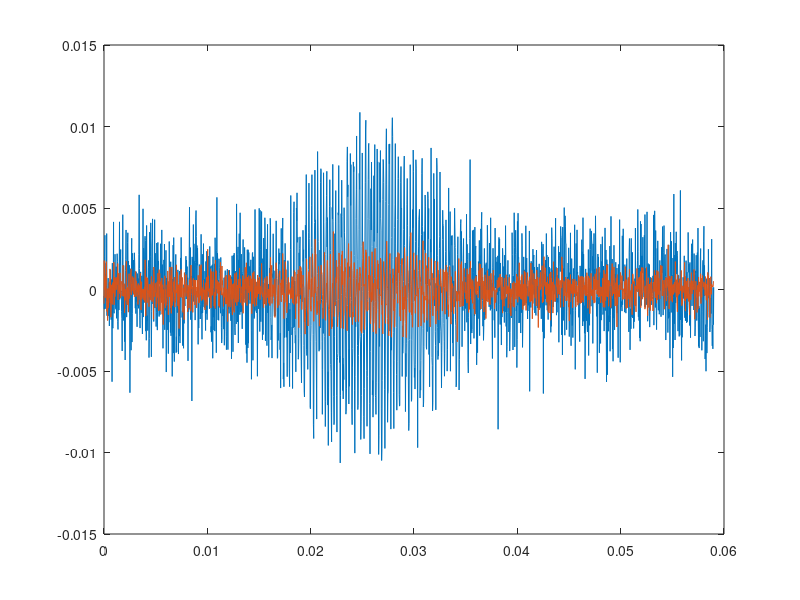

MATLAB code to generate this figure: (Note: this script raises an error after producing the figure.)
clear
close all
% define array element locations [3 x Nsensors]
AEL = [-0.3048, 0.3048,  0;...
        0.3048, 0.3084,  0;...
        0.3048, -0.3084, 0;...
       -0.3048, -0.3084, 0]';
% find max distance between pair of sensors
MaxDistance = sqrt(sum((AEL(:,1) - AEL(:,3)).^2));
Nsensors = size(AEL,2);     % number of sensors

c = 1500;       % sound speed seawater [m/s]
rho = 1026;     % seawater density [kg/m^3]
% Cartesian coordinate system:
% +x: forward, phiS = 0
% +y: starboard
% +z: down, thetaS = +90

profile on
% %%%%%%%%%%%%%%%%%%%%%%%%%%%%%%%%%%%%%%%%%%%%%%%%%%%%%%%%%%%%%%%%%%%%%%%%%%%
% % Signal process parameters (some from B. Hayford vssim code)
SL = 180;           % source level, dB referenced to 1 microPascal
r = 100;			% range to source, meters
% SampleSize = 100;
% bw = 1000;		% broadband bandwidth [Hz]
% T = 1;         % time period to generate [sec]
% upsample = 5;	% upsample factor for broadband
% f0 = 5000;		% center frequency of broadband [Hz]
% fs = 2*upsample*(bw+f0);      % sampling rate [Hz]
% 
% p0 = randn((bw+f0)*T,SampleSize)*(10^(SL/20)*1e-6)/r^2;   % pressure wave, RMS value 1, scaled by source level, scaled  by range
% p1 = resample(p0,2*upsample,1);	% upsample the broadband to 2x sample rate
% signal = bsxfun(@times,p1,cos(2*pi*f0*((0:length(p1)-1)'/fs)));	% shift to center frequency
% %%%%%%%%%%%%%%%%%%%%%%%%%%%%%%%%%%%%%%%%%%%%%%%%%%%%%%%%%%%%%%%%%%%%%%%%%%%

%% Create single tone signal
f0 = floor(2*c/MaxDistance);    % frequency of signal based on largest spacing
fs = f0*10;                     % sampling frequency [Hz]
Nperiods = 100;
Ns = ceil(Nperiods*(fs/f0)); % number of samples required to generate Nperiods
A = sqrt(2)*(10^(SL/20)*1e-6)/r^2;  % Amplitude with range attenuation and source level

sig = A*cos((2*pi*f0/fs)*(0:Ns)).*tukeywin(Ns+1,1)';    % generate single tone
sig = [zeros(1,round(MaxDistance*20/c*fs)) sig zeros(1,round(MaxDistance*20/c*fs))];
% pad signal with zeros to allow for time delays
Nfft = 2^nextpow2(length(sig)); % fft size
Sig = fft(sig,Nfft);    % signal spectrum

phiS = 30;       % target az bearing [deg]
thetaS = -30;   % target de bearing [deg]
% target unit vector
uS = [cosd(phiS)*cosd(thetaS);
      sind(phiS)*cosd(thetaS);
      sind(thetaS)];
% time delays based on target location and AEL [1 x Nsensors]
tau = uS'*AEL/c;

% Initialize memory for hydrophone data [Nfft x Nsensors]
H = zeros(Nfft,Nsensors);
% time delays in freq domain [Nsensors x Nfft]
Tau(:,1:((Nfft/2))) = exp(-1i*(2*pi/Nfft*fs).*(tau'*(0:((Nfft/2)-1))));
Tau(:,((Nfft/2)+2):Nfft) = conj(flipdim(Tau(:,2:(Nfft/2)),2));
% applying time delays to signal in freq domain
for sensor = 1:Nsensors
    H(:,sensor) = Tau(sensor,:).*Sig;
end
% time series hydrophone data
h = ifft(H,Nfft,1);
time = (0:length(h)-1)/fs;

% add noise to hydrophone signal
varP = trace(h*h')/Nsensors;
SNR = 20;
varNp = varP/(10^(SNR/10));

SampleSize = 1000;
hnoise = varNp.*randn(Nfft,Nsensors,SampleSize);

%%%%%%%%%%%%%%%%%%%%%%%%%%%%%%%%%%%%%%%%%%%%%%%%%%%%%%%%%%%%%%%%%%%%%%%%%%%
% B. Hayford code from vssim to generate accelerometer time series
dh = h(2:end,:)-h(1:end-1,:);
dt = time(2:end)-time(1:end-1);
hdot= bsxfun(@times,dh,1./dt.');	% for pdot, calculate derivative
 % using sample each side of above
a= -hdot/(rho*c);
varA = trace(a*a')/Nsensors;
varNa = varA/(10^(SNR/10));
anoise = varA.*randn(length(a),Nsensors,SampleSize);
%%%%%%%%%%%%%%%%%%%%%%%%%%%%%%%%%%%%%%%%%%%%%%%%%%%%%%%%%%%%%%%%%%%%%%%%%%%

hData = bsxfun(@plus,h,hnoise);
aData = bsxfun(@plus,a,anoise);

% Sensor parameters
Hs= -165;		% dB // 1 Volt per microPascal
Axs= 1.5;		% Volts per G
Ays= 1.5;
Azs= 1.5;

xData = aData*uS(1);
yData = aData*uS(2);
zData = aData*uS(3);

% observed electrical vector sensor output with preAmp gain +20 dB, volts
hData = 10*(10^(Hs/20)/1e-6)*hData;
xData = 10*Axs/9.8*xData;
yData = 10*Axs/9.8*yData;
zData = 10*Axs/9.8*zData;

figure(1)
plot(time,hData(:,1,1),(0:length(a)-1)/fs,aData(:,1,1))
profile report


%% Beamforming

% 3-dimensional beamforming parameters
phi = -180:180;      % degrees
l_phi = length(phi);
theta = -90:0;
l_theta = length(theta);

ux = cosd(phi)'*cosd(theta);   % sensors along z-axis
uy = sind(phi)'*cosd(theta);
uz = ones(l_phi,1)*sind(theta);

ux = ux(:);     % x-component of unit vector
uy = uy(:);     % z-component of unit vector
uz = uz(:);     % y-component of unit vector

% 3-dimensional unit vector
u = zeros(3,l_phi*l_theta);
u(1,:) = ux(:);
u(2,:) = uy(:);
u(3,:) = uz(:);


HData = fft(hData,Nfft,1);
XData = fft(xData,Nfft,1);
YData = fft(yData,Nfft,1);
ZData = fft(zData,Nfft,1);

